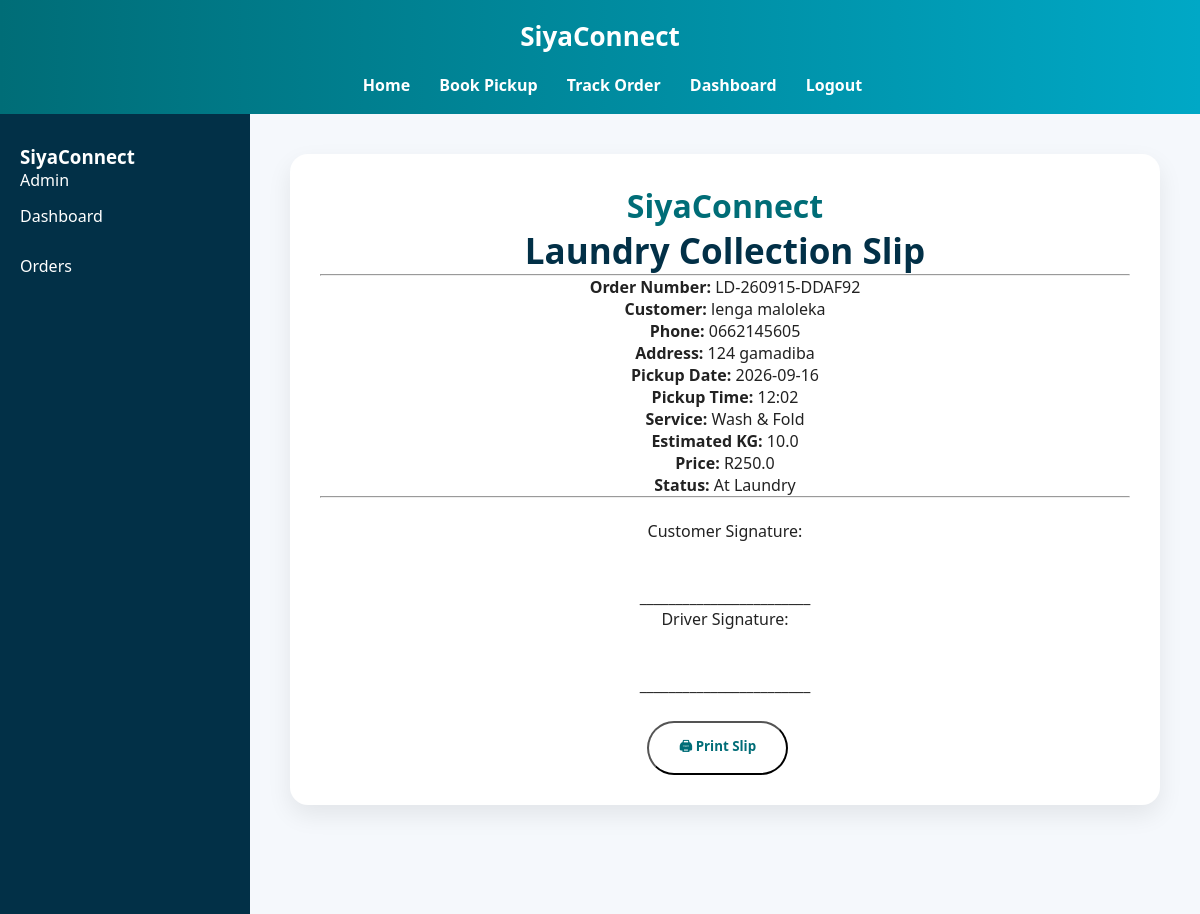
The app's page /print/LD-260915-DDAF92 (signed in) with its own data.
### tables this page shows
CREATE TABLE orders (

        id INTEGER PRIMARY KEY AUTOINCREMENT,
        order_no TEXT UNIQUE NOT NULL,
        customer_name TEXT NOT NULL,
        phone TEXT NOT NULL,
        address TEXT NOT NULL,
        pickup_date TEXT NOT NULL,
        pickup_time TEXT NOT NULL,
        service TEXT NOT NULL,
        estimated_kg REAL DEFAULT 0,
        price REAL DEFAULT 0,
        payment_method TEXT,
        status TEXT DEFAULT 'Pickup Requested',
        notes TEXT,
        created_at TEXT,
        user_id INTEGER
    );

### app.py (the view)
@app.route("/print/<order_no>")
def print_order(order_no):
    conn = db()
    order = conn.execute(
        """
        SELECT * FROM orders
        WHERE order_no=?
        """,
        (order_no,)
    ).fetchone()
    conn.close()
    if not order:
        return "Order not found",404
    return render_template(
        "print_order.html",
        order=order
    )

### app.py (called while the page is built)
def db():
    conn = sqlite3.connect(DB_PATH)
    conn.row_factory = sqlite3.Row
    return conn

### templates/print_order.html (shortened to what this page needs)
{% extends "base.html" %}
{% block content %}
<div class="card print-area">
<h1>
 SiyaConnect
</h1>
<h2>
Laundry Collection Slip
</h2>
<hr>
<p>
<strong>Order Number:</strong>
{{ order.order_no }}
</p>
<p>
<strong>Customer:</strong>
{{ order.customer_name }}
</p>
<p>
<strong>Phone:</strong>
{{ order.phone }}
</p>
<p>
<strong>Address:</strong>
{{ order.address }}
</p>
<p>
<strong>Pickup Date:</strong>
{{ order.pickup_date }}
</p>
<p>
<strong>Pickup Time:</strong>
{{ order.pickup_time }}
</p>
<p>
<strong>Service:</strong>
{{ order.service }}
</p>
<p>
<strong>Estimated KG:</strong>
{{ order.estimated_kg }}
</p>
<p>
<strong>Price:</strong>
R{{ order.price }}
</p>
<p>
<strong>Status:</strong>
{{ order.status }}
</p>
<hr>
<br>
<div class="signature-box">
Customer Signature:
<br><br><br>
________________________
</div>
<div class="signature-box">
Driver Signature:
<br><br><br>
________________________
</div>
<button onclick="window.print()" class="button">
🖨 Print Slip
</button>
</div>
{% endblock %}

### static/style.css (style rules this page uses)
* { box-sizing: border-box; margin: 0; padding: 0; font-family: "Segoe UI", Arial, sans-serif; }
body { background:#f5f8fc; color:#222; }
.button { display:inline-block; margin-top:25px; margin-right:15px; padding:14px 30px; border-radius:30px; background:white; color:#006d77; text-decoration:none; font-weight:bold; }
.card { background:white; padding:30px; border-radius:18px; box-shadow:0 10px 25px rgba(0,0,0,0.08); text-align:center; transition:0.3s ease; }
.card h2 { font-size:35px; color:#023047; }
.content h1 { color:#006d77; }

### records on screen
orders: order_no "LD-260915-DDAF92", customer_name "lenga maloleka", phone "0662145605", address "124 gamadiba", pickup_date "2026-09-16", pickup_time "12:02", service "Wash & Fold", estimated_kg "10.0", price "250.0", status "At Laundry"

### other values on screen
{{ session.get("role") }} "Admin"
